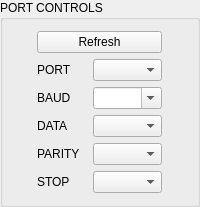
       <widget class="QGroupBox" name="PortControlsBox">
        <property name="title">
         <string>PORT CONTROLS</string>
        </property>
        <property name="flat">
         <bool>false</bool>
        </property>
        <property name="checkable">
         <bool>false</bool>
        </property>
        <layout class="QGridLayout" name="gridLayout">
         <item row="0" column="0">
          <layout class="QVBoxLayout" name="verticalLayout_3">
           <item>
            <widget class="QPushButton" name="pushButton">
             <property name="text">
              <string>Refresh</string>
             </property>
            </widget>
           </item>
           <item>
            <layout class="QHBoxLayout" name="horizontalLayout">
             <item>
              <widget class="QLabel" name="labelPort">
               <property name="maximumSize">
                <size>
                 <width>50</width>
                 <height>16777215</height>
                </size>
               </property>
               <property name="text">
                <string>PORT</string>
               </property>
              </widget>
             </item>
             <item>
              <widget class="QComboBox" name="comboPort">
               <property name="sizePolicy">
                <sizepolicy hsizetype="Fixed" vsizetype="Fixed">
                 <horstretch>0</horstretch>
                 <verstretch>0</verstretch>
                </sizepolicy>
               </property>
               <property name="minimumSize">
                <size>
                 <width>69</width>
                 <height>0</height>
                </size>
               </property>
               <property name="maximumSize">
                <size>
                 <width>69</width>
                 <height>16777215</height>
                </size>
               </property>
              </widget>
             </item>
            </layout>
           </item>
           <item>
            <layout class="QHBoxLayout" name="horizontalLayout_2">
             <item>
              <widget class="QLabel" name="labelBaud">
               <property name="maximumSize">
                <size>
                 <width>50</width>
                 <height>16777215</height>
                </size>
               </property>
               <property name="text">
                <string>BAUD</string>
               </property>
              </widget>
             </item>
             <item>
              <widget class="QComboBox" name="comboBaud">
               <property name="sizePolicy">
                <sizepolicy hsizetype="Fixed" vsizetype="Fixed">
                 <horstretch>0</horstretch>
                 <verstretch>0</verstretch>
                </sizepolicy>
               </property>
               <property name="minimumSize">
                <size>
                 <width>69</width>
                 <height>0</height>
                </size>
               </property>
               <property name="maximumSize">
                <size>
                 <width>69</width>
                 <height>16777215</height>
                </size>
               </property>
               <property name="editable">
                <bool>true</bool>
               </property>
              </widget>
             </item>
            </layout>
           </item>
           <item>
            <layout class="QHBoxLayout" name="horizontalLayout_3">
             <item>
              <widget class="QLabel" name="labelData">
               <property name="maximumSize">
                <size>
                 <width>50</width>
                 <height>16777215</height>
                </size>
               </property>
               <property name="text">
                <string>DATA</string>
               </property>
              </widget>
             </item>
             <item>
              <widget class="QComboBox" name="comboData">
               <property name="sizePolicy">
                <sizepolicy hsizetype="Fixed" vsizetype="Fixed">
                 <horstretch>0</horstretch>
                 <verstretch>0</verstretch>
                </sizepolicy>
               </property>
               <property name="minimumSize">
                <size>
                 <width>69</width>
                 <height>0</height>
                </size>
               </property>
               <property name="maximumSize">
                <size>
                 <width>69</width>
                 <height>16777215</height>
                </size>
               </property>
              </widget>
             </item>
            </layout>
           </item>
           <item>
            <layout class="QHBoxLayout" name="horizontalLayout_4">
             <item>
              <widget class="QLabel" name="labelParity">
               <property name="maximumSize">
                <size>
                 <width>50</width>
                 <height>16777215</height>
                </size>
               </property>
               <property name="text">
                <string>PARITY</string>
               </property>
              </widget>
             </item>
             <item>
              <widget class="QComboBox" name="comboParity">
               <property name="sizePolicy">
                <sizepolicy hsizetype="Fixed" vsizetype="Fixed">
                 <horstretch>0</horstretch>
                 <verstretch>0</verstretch>
                </sizepolicy>
               </property>
               <property name="minimumSize">
                <size>
                 <width>69</width>
                 <height>0</height>
                </size>
               </property>
               <property name="maximumSize">
                <size>
                 <width>69</width>
                 <height>16777215</height>
                </size>
               </property>
              </widget>
             </item>
            </layout>
           </item>
           <item>
            <layout class="QHBoxLayout" name="horizontalLayout_5">
             <item>
              <widget class="QLabel" name="labelStop">
               <property name="maximumSize">
                <size>
                 <width>50</width>
                 <height>16777215</height>
                </size>
               </property>
               <property name="text">
                <string>STOP</string>
               </property>
              </widget>
             </item>
             <item>
              <widget class="QComboBox" name="comboStop">
               <property name="sizePolicy">
                <sizepolicy hsizetype="Fixed" vsizetype="Fixed">
                 <horstretch>0</horstretch>
                 <verstretch>0</verstretch>
                </sizepolicy>
               </property>
               <property name="minimumSize">
                <size>
                 <width>69</width>
                 <height>0</height>
                </size>
               </property>
               <property name="maximumSize">
                <size>
                 <width>69</width>
                 <height>16777215</height>
                </size>
               </property>
              </widget>
             </item>
            </layout>
           </item>
          </layout>
         </item>
        </layout>
       </widget>
